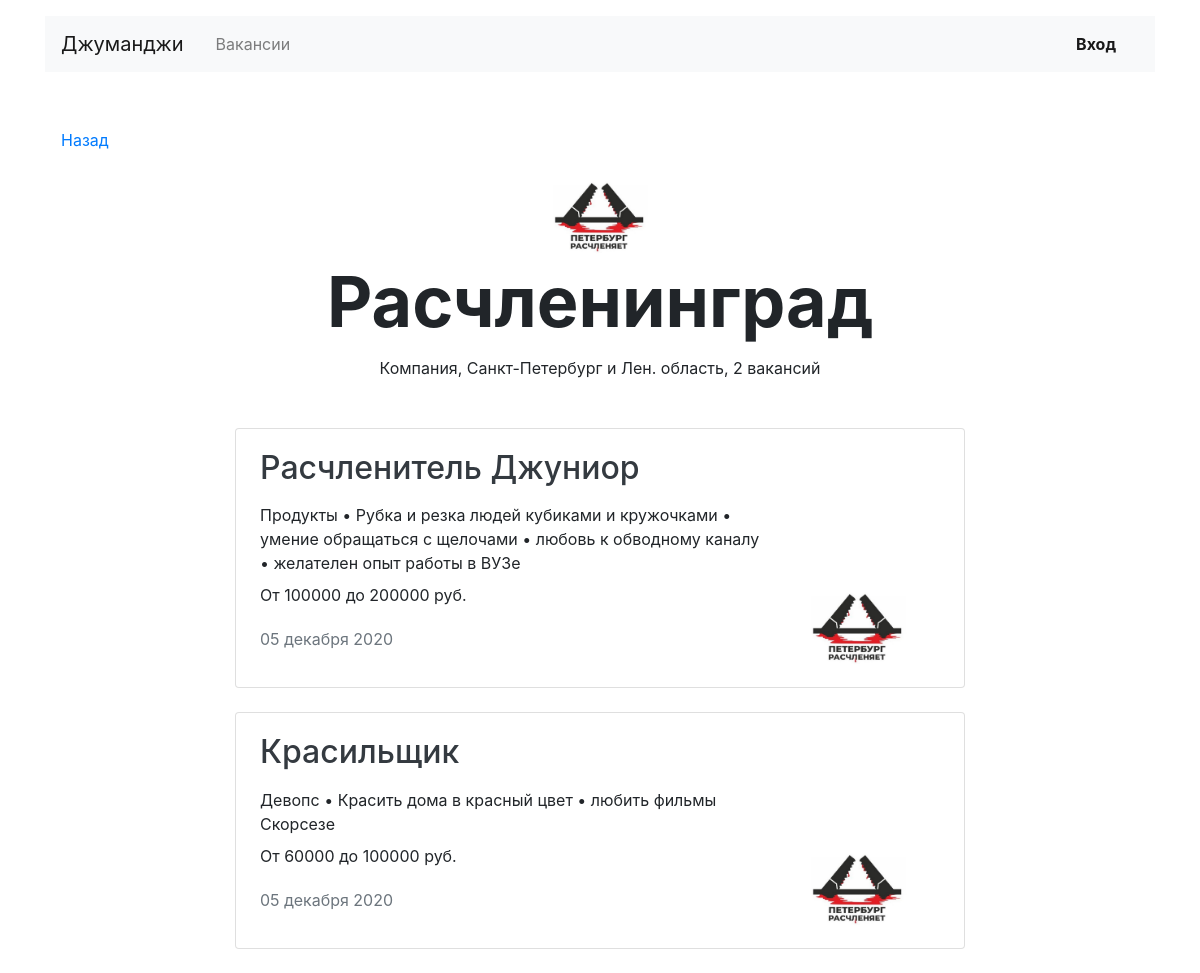
/company/11/, run on the app's committed database.
### vacancies/models.py (models this page shows, shortened)
class Company(models.Model):
    name = models.CharField(max_length=70, verbose_name="Название компании")
    location = models.CharField(max_length=70, verbose_name="География")
    logo = models.ImageField(upload_to=MEDIA_COMPANY_IMAGE_DIR, height_field='height_field',
                             width_field='width_field', verbose_name="Логотип")
    height_field = 100
    width_field = 60
    description = models.TextField(verbose_name="Информация о компании")
    employee_count = models.IntegerField(verbose_name="Количество человек в компании")
    owner = models.OneToOneField(User, on_delete=models.CASCADE, related_name='company')

class Vacancy(models.Model):
    title = models.CharField(max_length=70, verbose_name='Название вакансии')
    specialty = models.ForeignKey(Specialty, on_delete=models.CASCADE,
                                  verbose_name='Специализация', related_name='vacancies')
    company = models.ForeignKey(Company, on_delete=models.CASCADE, related_name='vacancies')
    skills = models.TextField(verbose_name='Навыки')
    description = models.TextField(verbose_name='Описание вакансии')
    salary_min = models.IntegerField(verbose_name='Зарплата от')
    salary_max = models.IntegerField(verbose_name='Зарплата до')
    published_at = models.DateField()

class Specialty(models.Model):
    code = models.CharField(max_length=20)
    title = models.CharField(max_length=70)
    picture = models.ImageField(upload_to=MEDIA_SPECIALITY_IMAGE_DIR, height_field='height_field',
                                width_field='width_field')
    height_field = 80
    width_field = 80

### vacancies/views/public.py (the view)
# urls.py: path('company/<int:id_company>/', CompanyView.as_view(), name="company"),
class CompanyView(View):
    template_name = 'company.html'
    def get(self, request, id_company):
        if not Company.objects.filter(id__iexact=id_company):
            raise Http404
        company = Company.objects.get(id=id_company)
        company_vacancies = Vacancy.objects.filter(company__id=id_company)
        context = {
            "company_vacancies": company_vacancies,
            "company": company
        }
        return render(request, self.template_name, context)

### vacancies/context_processors.py (called while the page is built)
def menu(request):
    return {}

### vacancies/templatetags/additional_tags.py (called while the page is built)
@register.filter(name='split')
def slpit_filter(value, arg):
    return value.split(arg)

### vacancies/templates/company.html
{% extends 'base.html' %}
{% block container %}
    <div class="navbar mt-5">
      <p><a href="{{request.META.HTTP_REFERER}}">Назад</a></p>
    </div>
    <section>
      <div class="text-center">
        <img src="{{ company.logo.url }}" width="130" height="80" alt="">
      </div>
      <h1 class="h1 text-center mx-auto mt-0 pt-1" style="font-size: 70px;"><strong>{{ company.name }}</strong></h1>
      <p class="text-center pt-1">Компания, {{ company.location }}, {{company_vacancies.count}} вакансий</p>
      <div class="row mt-5">
       {% for vacancy in company_vacancies %}
          {% include 'vacancy_snippet.html' %}
         {% endfor %}
      </div>
    </section>
 {% endblock %}

### vacancies/templates/vacancy_snippet.html
  {% load additional_tags %}
        <div class="col-12 col-lg-8 offset-lg-2 m-auto">
          <div class="card mb-4">
            <div class="card-body px-4">
              <div class="row">
                <div class="col-12 col-md-8 col-lg-9">
                  <h2 class="h2 pb-2"> <a href="{% url 'vacancy' id_vacancy=vacancy.id %}" class="text-dark">{{ vacancy.title}}</a> </h2>
                  <p class="mb-2">{{ vacancy.specialty.title }} • {{ vacancy.skills|split:","|join:" • " }}</p>
                  <p>От {{ vacancy.salary_min }} до {{ vacancy.salary_max }} руб.</p>
                  <p class="text-muted pt-1">{{ vacancy.published_at }}</p>
                </div>
                <div class="col-12 col-md-4 col-lg-3 d-flex align-items-end">
                  <a href="{% url 'company' id_company=vacancy.company.id %}"><img src="{{ vacancy.company.logo.url }}" width="130" height="80" alt=""></a>
                </div>
              </div>
            </div>
          </div>
        </div>

### data on the page
Company: logo (picture), name "Расчленинград", location "Санкт-Петербург и Лен. область"
Vacancy: title "Расчленитель Джуниор", specialty "Продукты", skills|split "Рубка и резка людей кубиками и кружочками • умение обращаться с щелочами • любовь к обводному каналу • желателен опыт работы в ВУЗе", salary_min "100000", salary_max "200000", published_at "05 декабря 2020", company.logo (picture)
Vacancy: title "Красильщик", specialty "Девопс", skills|split "Красить дома в красный цвет • любить фильмы Скорсезе", salary_min "60000", salary_max "100000", published_at "05 декабря 2020", company.logo (picture)

### other printed values
{{ company_vacancies.count }} "2"
